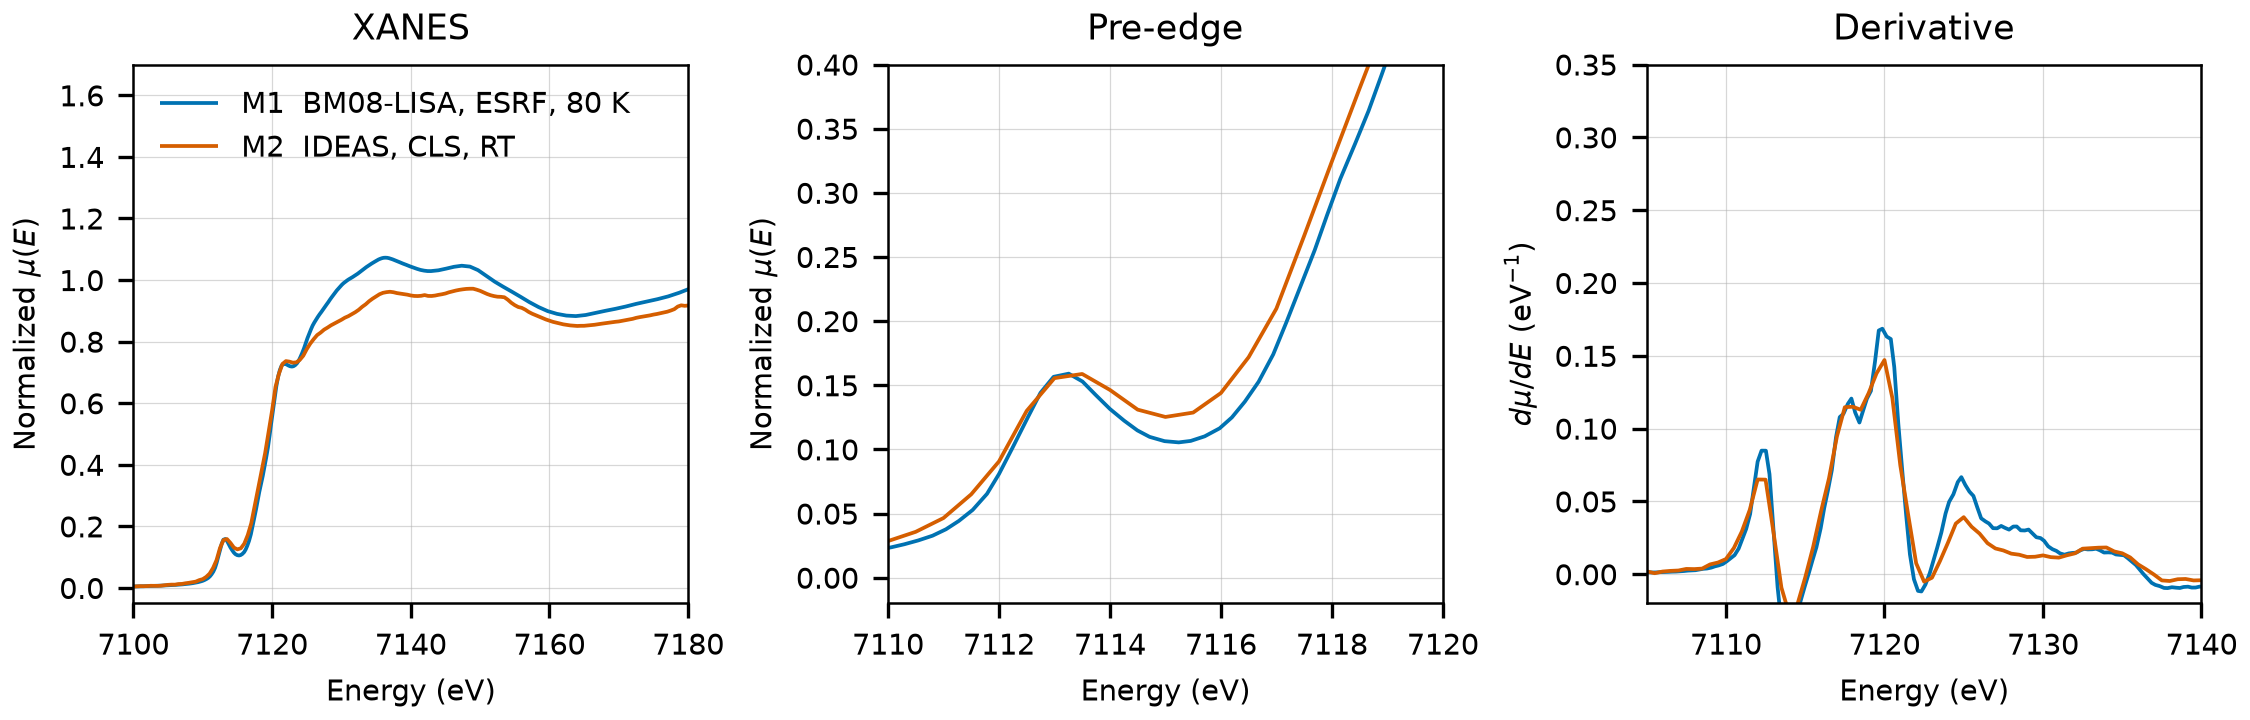

Write the Python code that produced this figure.
"""Plot the experimental Fe K-edge spectra of chalcopyrite in this folder.

Run from this directory. The output replaces spectra_comparison.png, which the
README links to.
"""

import matplotlib.pyplot as plt
import numpy as np
from larch import Group
from larch.xafs import pre_edge

OUTPUT = "spectra_comparison.png"

MEASUREMENTS = [
    ("M1  BM08-LISA, ESRF, 80 K", "LISA/CuFeS2_Fe_80K_111.xdi", {"mu_col": 1, "ref_col": 2}, "#0072B2"),
    ("M2  IDEAS, CLS, RT", "XASDB/Chalcopyrite_idx9912a.dat", {"ratio": (1, 2), "ref_ratio": (2, 3)}, "#D55E00"),
]

FE_K_EDGE = 7112.0
PRE_EDGE_DEFAULTS = {"pre1": -150, "pre2": -30, "norm1": 150, "norm2": 450, "nnorm": 2, "nvict": 2}


def normalized(path, ratio=None, ref_ratio=None, mu_col=None, ref_col=None):
    """Return a larch group with the normalized spectrum read from path."""
    data = np.loadtxt(path, comments="#")
    energy = data[:, 0]
    
    if ratio is not None:
        mu = np.log(data[:, ratio[0]] / data[:, ratio[1]])
    elif mu_col is not None:
        mu = data[:, mu_col]

    if ref_ratio is not None:
        ref_mu = np.log(data[:, ref_ratio[0]] / data[:, ref_ratio[1]])
        ref_group = Group(energy=energy.copy(), mu=ref_mu)
        pre_edge(ref_group)
        eshift = FE_K_EDGE - ref_group.e0
        energy = energy + eshift
    elif ref_col is not None:
        ref_mu = data[:, ref_col]
        ref_group = Group(energy=energy.copy(), mu=ref_mu)
        pre_edge(ref_group)
        eshift = FE_K_EDGE - ref_group.e0
        energy = energy + eshift

    group = Group(energy=energy, mu=mu)
    pre_edge(group, **PRE_EDGE_DEFAULTS)
    return group


def main():
    plt.rcParams.update({"font.size": 7, "axes.linewidth": 0.6})
    fig, axes = plt.subplots(1, 3, figsize=(7.5, 2.4), constrained_layout=True)

    for label, path, kwargs, color in MEASUREMENTS:
        group = normalized(path, **kwargs)
        derivative = np.gradient(group.flat, group.energy)
        axes[0].plot(group.energy, group.flat, color=color, lw=0.9, label=label)
        axes[1].plot(group.energy, group.flat, color=color, lw=0.9)
        axes[2].plot(group.energy, derivative, color=color, lw=0.9)

    axes[0].set(
        xlim=(7100, 7180),
        ylim=(-0.05, 1.7),
        xlabel="Energy (eV)",
        ylabel=r"Normalized $\mu(E)$",
        title="XANES",
    )
    axes[0].legend(frameon=False, loc="upper left")

    axes[1].set(
        xlim=(7110, 7120),
        ylim=(-0.02, 0.4),
        xlabel="Energy (eV)",
        ylabel=r"Normalized $\mu(E)$",
        title="Pre-edge",
    )

    axes[2].set(
        xlim=(7105, 7140),
        ylim=(-0.02, 0.35),
        xlabel="Energy (eV)",
        ylabel=r"$d\mu/dE$ (eV$^{-1}$)",
        title="Derivative",
    )

    for ax in axes:
        ax.grid(True, lw=0.3, alpha=0.5)

    fig.savefig(OUTPUT, dpi=300)
    plt.close(fig)
    print(f"wrote {OUTPUT}")


if __name__ == "__main__":
    main()
